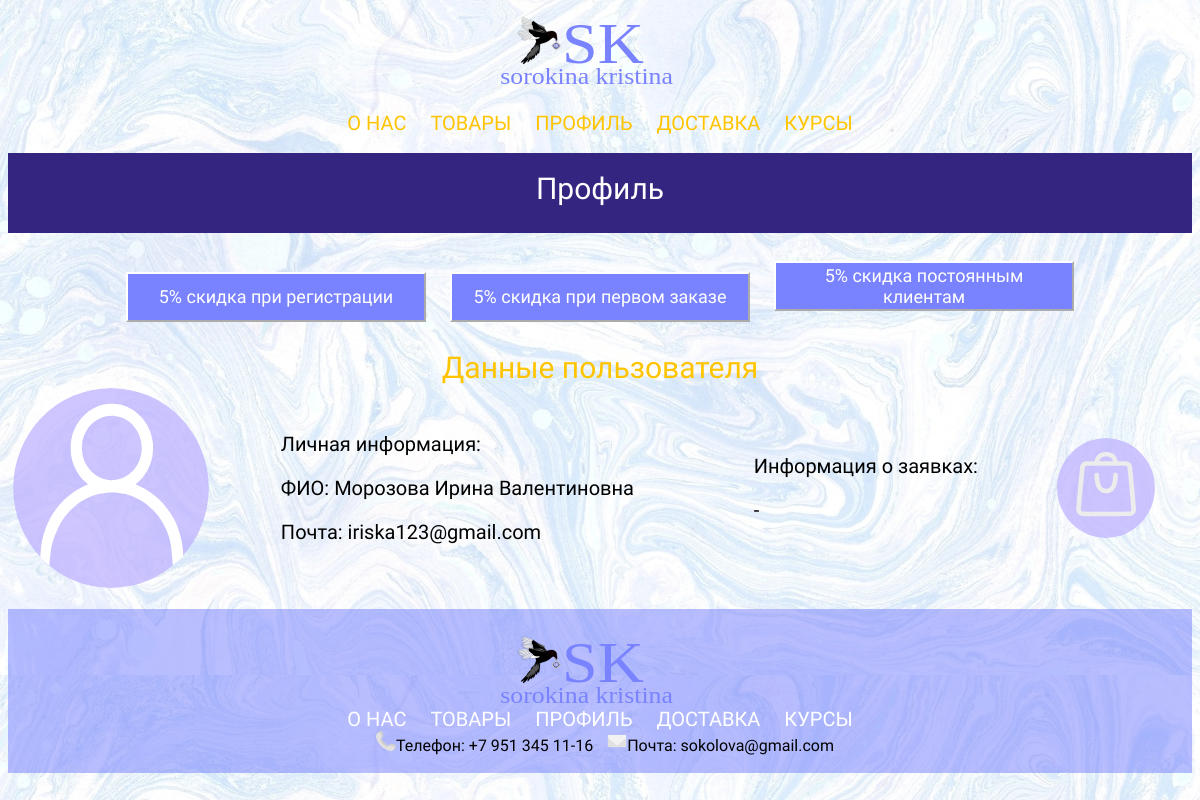
Screenshot of /html/user_profile.php (signed in) with the database file from the repository.
### tables this page shows
CREATE TABLE `user_registration` (
  `id` int NOT NULL,
  `name` varchar(50) NOT NULL,
  `surname` varchar(50) NOT NULL,
  `patronymic` varchar(50) NOT NULL,
  `login` varchar(50) NOT NULL,
  `password` varchar(50) NOT NULL,
  `email` varchar(50) NOT NULL
);

### html/user_profile.php (the view, shortened to what this page needs)
<html>
<head>
<link rel ="stylesheet" href="../style/style.css">
<link rel ="stylesheet" href="../style/mediastyle.css">
</head>
<body>
<div class="head">
<a href="../index.php"><img class = "sk" src="../picture/log.svg"></a> <br><br>
<a href="../html/about_us.html">О нас</a>
<a href="../html/products.php">Товары</a>
<a href="../html/profile.php">Профиль</a>
<a href="../html/delivery.html">Доставка</a>
<a href="../html/courses.php">Курсы</a>
<br><br>
</div>
<div class="bluefon"> <br>
<span class="bf">Профиль</span> <br>
</div> <br>
<div class="center">
<button class="profile_catalog">5% скидка при регистрации</button>
<button class="profile_catalog">5% скидка при первом заказе</button>
<button class="profile_catalog">5% скидка постоянным клиентам</button>
</div> <br>
<div class="center"><span class="catalogSpan">Данные пользователя</span></div>
<table class="user_profile_table">
<tr>
<td><img class="user_img" src="../picture/user.svg"></td>
<td>
<p>Личная информация:</p>
<?php
$host = 'localhost';
$user = 'root';
$pass = '';
$name = 'database';
$link = mysqli_connect($host, $user, $pass, $name);
$user = $_SESSION['login'];
$sql_search_user = "SELECT * FROM `user_registration`";
if($result = $link->query($sql_search_user)) {
foreach($result as $row) {
$name = $row['name'];
$surname = $row['surname'];
$patronymic = $row['patronymic'];
$email = $row['email'];
$login = $row['login'];
if ($user == $login) {
print("<p> ФИО: ".$surname." ".$name." ".$patronymic."</p>"."<p> Почта: ".$email."</p>" );
}}}
?>
</td>
<td>
<p>Информация о заявках:</p>
<?php
$sql_course = "SELECT * FROM `registration_for_course` INNER JOIN `user_registration`";
if($result = $link->query($sql_course)) {
foreach($result as $row) {
$name = $row['name'];
$name_course = $row['name_reg'];
}
if ($name == $name_course) {
print("<p>-</p>");
}
else {
print("<p>-</p>");
}
}
?>
</td>
<td><a href="products.php"><img class="basket_img" src="../picture/iconbasket.svg"></a></td>
</tr>
</table> <br>
<div class="footer">
<br>
<img class = "sk" src="../picture/log.svg"> <br>
<a href="../html/about_us.html">О нас</a>
<a href="../html/products.html">Товары</a>
<a href="../html/profile.html">Профиль</a>
<a href="../html/delivery.html">Доставка</a>
<a href="../html/courses.html">Курсы</a>
<br>
<img class="icon"src ="../picture/icon1.png"><span>Телефон: +7 951 345 11-16</span>
<img class="icon"src ="../picture/icon2.png"><span>Почта: sokolova@gmail.com</span>
<br><br>
</div>
</body>
</html>

### style/style.css (style rules this page uses)
body { background: url(../picture/fon.jpg); background-size: 100%; overflow-x: hidden; }
span, p { font-family: 'El Messiri', sans-serif; }
.head { text-align: center; }
.head a { color: #ffc400; text-decoration: none; font-size: 20px; text-transform: uppercase; text-align: right; padding: 10px; font-family: 'El Messiri', sans-serif; }
.sk { width: 200px; height: 80px; }
.catalogSpan { color: #ffc400; font-size: 30px; font-family: 'El Messiri', sans-serif; }
.footer { text-align: center; background-color: #7a83ff85; }
.footer a { color: #ffffff; text-decoration: none; font-size: 20px; text-transform: uppercase; text-align: right; padding: 10px; font-family: 'El Messiri', sans-serif; }
.icon { width: 20px; height: 20px; margin-left: 10px; }
.bluefon { background-color: #342680; text-align: center; height: 80px; }
.bf { font-size: 30px; font-family: 'El Messiri', sans-serif; color: white; }
.deliveryPartners, .center { text-align: center; }
.user_profile_table { width: 100%; }
.user_img { width: 200px; height: 200px; border-radius: 50%; }
.profile_catalog { background: #7a83ff; width: 400px; height: 50px; text-align: center; margin: 10px; color: #ffffff; border-color: #ffffff; font-family: 'El Messiri', sans-serif; font-size: 20px; }
.user_profile_table p { font-size: 20px; font-family: 'El Messiri', sans-serif; }
.basket_img { width: 100px; height: 100px; border-radius: 50%; }

### style/mediastyle.css (style rules this page uses)
@media screen and (min-width: 1001px) and (max-width: 1300px) { .profile_catalog { width: 300px; height: 50px; font-size: 18px; } }

### rows the page displays
user_registration: surname "Морозова", name "Ирина", patronymic "Валентиновна", email "iriska123@gmail.com"
